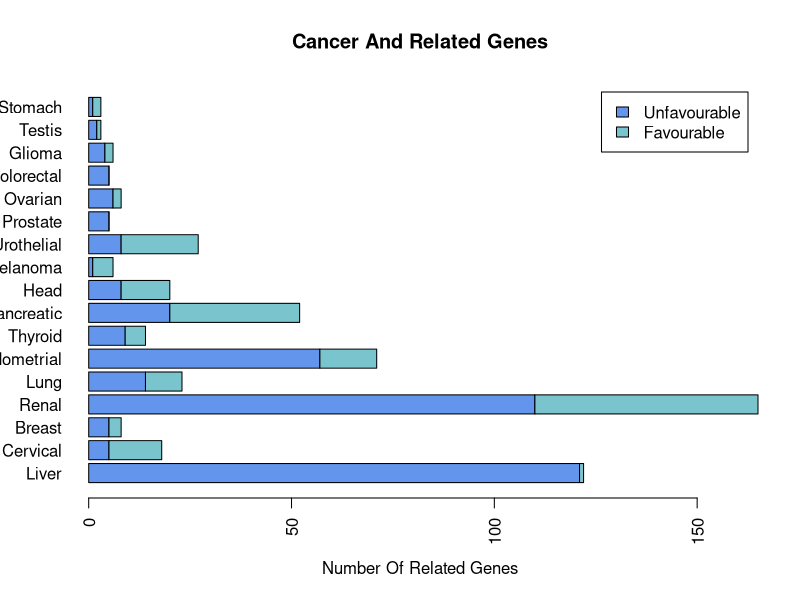

The R script that drew this image:
# Creates a bar graph indicating the number of genes related to to a specific cancer and whether it's favourable


nums <- read.table("CancerCount.csv",sep = ",", header = TRUE)


mat <- matrix(c(nums$Unfavourable, nums$Favourable), ncol=2) 

barplot(t(mat), horiz = TRUE, names.arg = nums$BodyPart, las=2, main = "Cancer And Related Genes", xlab = "Number Of Related Genes", col = c( "cornflowerblue","cadetblue3"), legend = c("Unfavourable", "Favourable"))